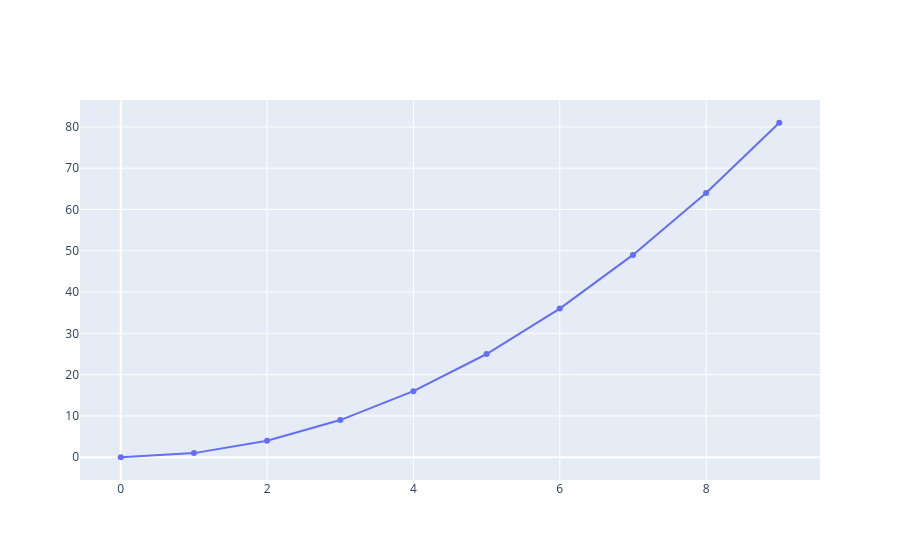

Notebook code for this chart:
### Code cell
#@title **code** To plot lines
# import plotly.graph_objs as go
import plotly.graph_objects as go
from plotly.offline import iplot, init_notebook_mode
import cufflinks
configure_plotly_browser_state()

x = np.arange(10)
y = x**2

fig = go.Figure(data=go.Scatter(x=x, y=y))
fig

### Figure 1 — Plotly figure (JSON) as saved in the notebook; plotly's stock layout.template omitted (floating-point values rounded to 4 significant figures)
{"data": [{"x": [0, 1, 2, 3, 4, 5, 6, 7, 8, 9], "y": [0, 1, 4, 9, 16, 25, 36, 49, 64, 81], "type": "scatter"}], "layout": {}}
